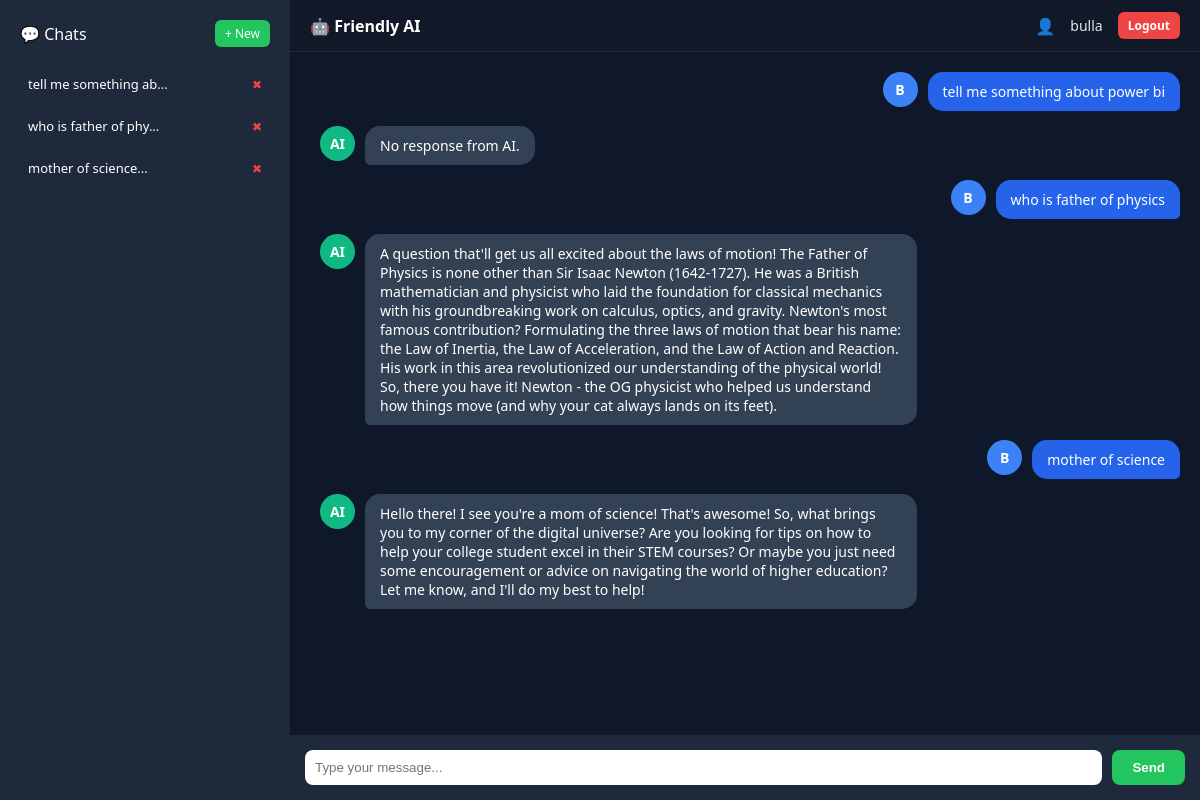
Page /chat (signed in) on the committed database.
### app.py (models this page shows)
class Chat(db.Model):
    id = db.Column(db.Integer, primary_key=True)
    user_id = db.Column(db.Integer, nullable=False)
    message = db.Column(db.Text, nullable=False)
    response = db.Column(db.Text, nullable=False)

class User(UserMixin, db.Model):
    id = db.Column(db.Integer, primary_key=True)
    username = db.Column(db.String(100), unique=True, nullable=False)
    password = db.Column(db.String(200), nullable=False)

### app.py (the view)
@app.route("/chat")
@login_required
def chat():
    chats = Chat.query.filter_by(user_id=current_user.id).order_by(Chat.id.asc()).all()
    return render_template("chat.html", chats=chats, username=current_user.username)

### app.py (called while the page is built)
@login_manager.user_loader
def load_user(user_id):
    return User.query.get(int(user_id))

### templates/chat.html (shortened to what this page needs)
<link rel="stylesheet" href="{{ url_for('static', filename='style.css') }}">
<div class="main-layout">
    <div class="sidebar">
        <div class="sidebar-header">
            <span>💬 Chats</span>
            <a href="/new_chat" class="new-chat-btn">+ New</a>
        </div>
        <div class="history">
            {% for chat in chats %}
            <div class="history-item">
                <span>{{ chat.message[:20] }}...</span>
                <a href="/delete_chat/{{ chat.id }}" class="delete-icon">✖</a>
            </div>
            {% endfor %}
        </div>
    </div>
    <div class="chat-area">
        <div class="chat-top-bar">
            <div class="top-left">
                🤖 Friendly AI
            </div>
            <div class="top-right">
                👤 <span class="profile-name">{{ username }}</span>
                <a href="/logout" class="logout-small">Logout</a>
            </div>
        </div>
        <div class="chat-box" id="chat-box">
            {% for chat in chats %}
            <div class="message-row user">
                <div class="avatar user-avatar">{{ username[0]|upper }}</div>
                <div class="message-bubble user-bubble">{{ chat.message }}</div>
            </div>
            <div class="message-row bot">
                <div class="avatar bot-avatar">AI</div>
                <div class="message-bubble bot-bubble">{{ chat.response }}</div>
            </div>
            {% endfor %}
        </div>
        <div class="input-area">
            <input type="text" id="msg" placeholder="Type your message...">
            <button onclick="send()">Send</button>
        </div>
    </div>
</div>

### static/style.css (style rules this page uses)
.main-layout { display: flex; height: 100vh; }
.sidebar { width: 250px; background: #1e293b; padding: 20px; display: flex; flex-direction: column; }
.history { flex: 1; overflow-y: auto; }
.history-item { background: #334155; padding: 10px; margin-bottom: 8px; border-radius: 8px; font-size: 13px; cursor: pointer; }
.chat-area { flex: 1; display: flex; flex-direction: column; }
.chat-box { flex: 1; padding: 20px; overflow-y: auto; }
.input-area { display: flex; padding: 15px; background: #1e293b; }
.input-area input { flex: 1; padding: 10px; border-radius: 8px; border: none; }
.input-area button { margin-left: 10px; padding: 10px 20px; border-radius: 8px; border: none; background: #22c55e; color: white; cursor: pointer; }
button { background: linear-gradient(135deg, #6366f1, #8b5cf6); color: white; font-weight: bold; }
.history-item { display: flex; justify-content: space-between; align-items: center; }
.sidebar-header { display: flex; justify-content: space-between; align-items: center; margin-bottom: 20px; }
.new-chat-btn { font-size: 12px; background: #22c55e; padding: 5px 10px; border-radius: 6px; text-decoration: none; color: white; }
.history-item { display: flex; justify-content: space-between; align-items: center; background: #1e293b; padding: 8px; border-radius: 6px; margin-bottom: 8px; font-size: 13px; }
.delete-icon { font-size: 12px; color: #ef4444; text-decoration: none; }
.chat-top-bar { display: flex; justify-content: space-between; align-items: center; background: #1e293b; padding: 10px 15px; font-weight: bold; }
.logout-small { font-size: 12px; background: #f59e0b; padding: 5px 10px; border-radius: 6px; text-decoration: none; color: white; }
.message-row { display: flex; align-items: flex-start; margin-bottom: 15px; }
.message-row.user { justify-content: flex-end; }
.message-row.bot { justify-content: flex-start; }
.avatar { width: 35px; height: 35px; border-radius: 50%; display: flex; align-items: center; justify-content: center; font-weight: bold; margin: 0 10px; font-size: 14px; }
.user-avatar { background: #3b82f6; color: white; }
.bot-avatar { background: #10b981; color: white; }
.message-bubble { max-width: 60%; padding: 10px 15px; border-radius: 15px; font-size: 14px; }
.user-bubble { background: #2563eb; color: white; border-bottom-right-radius: 5px; }
.bot-bubble { background: #334155; color: white; border-bottom-left-radius: 5px; }
.chat-top-bar { display: flex; justify-content: space-between; align-items: center; background: #111827; padding: 12px 20px; border-bottom: 1px solid #1f2937; }
.top-left { font-weight: 600; font-size: 16px; }
.top-right { display: flex; align-items: center; gap: 15px; }
.profile-name { font-size: 14px; font-weight: 500; color: #e5e7eb; }
.logout-small { font-size: 12px; background: #ef4444; padding: 5px 10px; border-radius: 6px; text-decoration: none; color: white; }

### rows in the picture
Chat: message "tell me something ab", message "tell me something about power bi", response "No response from AI."
Chat: message "who is father of phy", message "who is father of physics", response "A question that'll get us all excited about the laws of motion! The Father of Physics is none other than Sir Isaac Newton (1642-1727). He was a British mathematician and physicist who laid the foundation for classical mechanics with his groundbreaking work on calculus, optics, and gravity. Newton's most famous contribution? Formulating the three laws of motion that bear his name: the Law of Inertia, the Law of Acceleration, and the Law of Action and Reaction. His work in this area revolutionized our understanding of the physical world! So, there you have it! Newton - the OG physicist who helped us understand how things move (and why your cat always lands on its feet)."
Chat: message "mother of science", response "Hello there! I see you're a mom of science! That's awesome! So, what brings you to my corner of the digital universe? Are you looking for tips on how to help your college student excel in their STEM courses? Or maybe you just need some encouragement or advice on navigating the world of higher education? Let me know, and I'll do my best to help!"
User: username "bulla", username "B"
